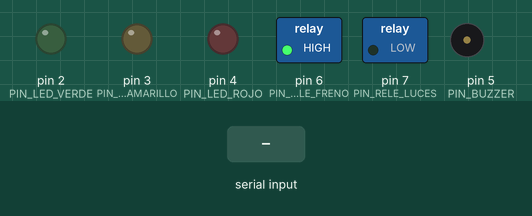
The sketch below on a simulated Arduino Uno, built with avr-gcc and run on an emulated ATmega328P. Parts: switched loads named in the sketch (green lamp = pin HIGH), output pins drawn as LEDs (lit = HIGH), buzzer (waves = sounding). The test bench sets the inputs (shaded band).

Above: at 1.8 s.
1.9 s: "WARNING" received over Serial
At 2.05 s:
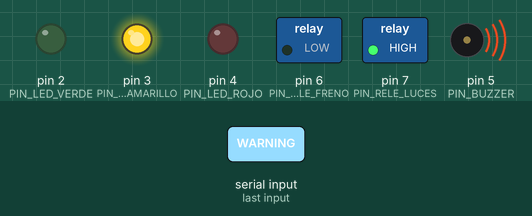
4.9 s: "EMERGENCY" received over Serial
At 6.1 s:
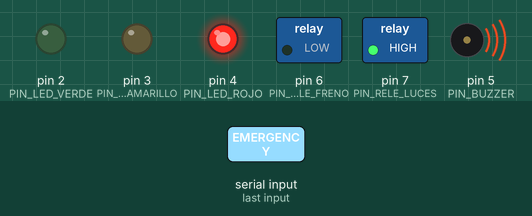
6.4 s: "f" received over Serial
At 7.3 s:
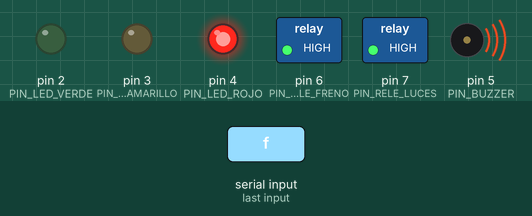
7.9 s: "i" received over Serial
At 8.4 s:
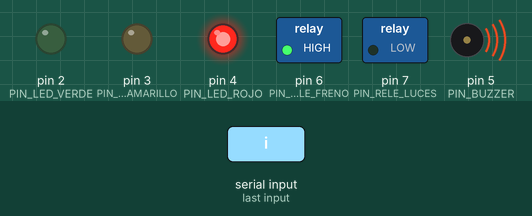
9.4 s: "F" received over Serial
At 10.6 s:
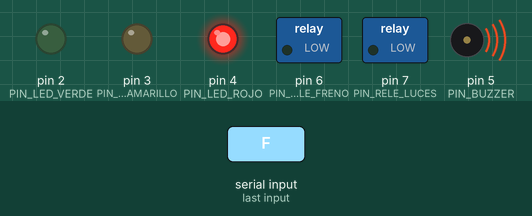
10.9 s: "W" received over Serial
At 11.05 s:
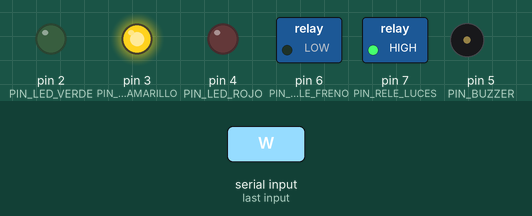
Timing chart, 0 to 14.9 s (numbered marks = the images above; inputs shaded):
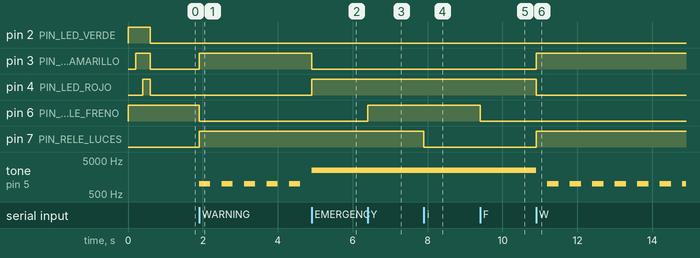

The sketch:

arduino_buzzer_leds.ino
```cpp
/**
 * PEVICO - Sistema de Actuadores Físicos (Arduino)
 *
 * Este programa escucha las señales seriales enviadas por el script de Python:
 *   - 'S' : Estado Seguro (Enciende Led Verde, apaga bocina)
 *   - 'W' : Precaución (Enciende Led Amarillo/Azul, hace sonar bocina de forma intermitente)
 *   - 'E' : Emergencia (Enciende Led Rojo, hace sonar bocina continuamente)
 *   - 'F' o 'I' : Activa frenado de emergencia / luces intermitentes físicas
 *   - 'f' o 'i' : Libera frenado / apaga luces intermitentes
 */

// --- CONFIGURACIÓN DE PINES ---
const int PIN_LED_VERDE     = 2;  // Conducir Seguro (SAFE)
const int PIN_LED_AMARILLO  = 3;  // Precaución / Distracción (WARNING)
const int PIN_LED_ROJO      = 4;  // Sueño / Alerta Crítica (EMERGENCY)
const int PIN_BUZZER        = 5;  // Zumbador / Altavoz pequeño
const int PIN_RELE_FRENO    = 6;  // Opcional: Relevador para motor o freno
const int PIN_RELE_LUCES    = 7;  // Relevador para luces intermitentes físicas

// Variables de estado
char comando;
unsigned long ultimoParpadeo = 0;
bool estadoIntermitente = false;
String estadoActual = "SAFE";

void setup() {
  // Configurar los pines como salida
  pinMode(PIN_LED_VERDE, OUTPUT);
  pinMode(PIN_LED_AMARILLO, OUTPUT);
  pinMode(PIN_LED_ROJO, OUTPUT);
  pinMode(PIN_BUZZER, OUTPUT);
  pinMode(PIN_RELE_FRENO, OUTPUT);
  pinMode(PIN_RELE_LUCES, OUTPUT);

  // Inicializar pines en apagado
  digitalWrite(PIN_LED_VERDE, LOW);
  digitalWrite(PIN_LED_AMARILLO, LOW);
  digitalWrite(PIN_LED_ROJO, LOW);
  digitalWrite(PIN_BUZZER, LOW);

  // El Relé 1 (Freno) es Active-Low -> HIGH significa apagado (desactivado)
  digitalWrite(PIN_RELE_FRENO, HIGH);
  // El Relé 2 (Luces) es Active-High -> LOW significa apagado (desactivado)
  digitalWrite(PIN_RELE_LUCES, LOW);

  // Iniciar la comunicación serial a 9600 baudios (coincide con config.py)
  Serial.begin(9600);

  // Pequeño parpadeo inicial de prueba de LEDs para confirmar que todo sirve
  digitalWrite(PIN_LED_VERDE, HIGH);
  delay(200);
  digitalWrite(PIN_LED_AMARILLO, HIGH);
  delay(200);
  digitalWrite(PIN_LED_ROJO, HIGH);
  delay(200);

  // Apagar todos
  digitalWrite(PIN_LED_VERDE, LOW);
  digitalWrite(PIN_LED_AMARILLO, LOW);
  digitalWrite(PIN_LED_ROJO, LOW);
}

void loop() {
  // 1. Escuchar el puerto Serial
  if (Serial.available() > 0) {
    comando = Serial.read();

    switch (comando) {
      case 'S': // ESTADO SEGURO
        estadoActual = "SAFE";
        digitalWrite(PIN_LED_VERDE, HIGH);
        digitalWrite(PIN_LED_AMARILLO, LOW);
        digitalWrite(PIN_LED_ROJO, LOW);
        noTone(PIN_BUZZER);
        digitalWrite(PIN_BUZZER, LOW);

        // Apagar relés (Freno es Active-Low -> HIGH | Luces es Active-High -> LOW)
        digitalWrite(PIN_RELE_FRENO, HIGH);
        digitalWrite(PIN_RELE_LUCES, LOW);
        break;

      case 'W': // ADVERTENCIA (Bostezo / Distracción leve)
        estadoActual = "WARNING";
        digitalWrite(PIN_LED_VERDE, LOW);
        digitalWrite(PIN_LED_AMARILLO, HIGH);
        digitalWrite(PIN_LED_ROJO, LOW);

        // Encender relés (Freno es Active-Low -> LOW | Luces es Active-High -> HIGH)
        digitalWrite(PIN_RELE_FRENO, LOW);
        digitalWrite(PIN_RELE_LUCES, HIGH);
        break;

      case 'E': // EMERGENCIA (Microsueño / Cabeceo / Teléfono)
        estadoActual = "EMERGENCY";
        digitalWrite(PIN_LED_VERDE, LOW);
        digitalWrite(PIN_LED_AMARILLO, LOW);
        digitalWrite(PIN_LED_ROJO, HIGH);

        // Encender relés (Freno es Active-Low -> LOW | Luces es Active-High -> HIGH)
        digitalWrite(PIN_RELE_FRENO, LOW);
        digitalWrite(PIN_RELE_LUCES, HIGH);
        break;

      case 'F': // Control directo manual: Frenado de Emergencia activado
        digitalWrite(PIN_RELE_FRENO, LOW);
        break;

      case 'f': // Control directo manual: Frenado liberado
        digitalWrite(PIN_RELE_FRENO, HIGH);
        break;

      case 'I': // Control directo manual: Luces intermitentes activadas (Active-High -> HIGH)
        digitalWrite(PIN_RELE_LUCES, HIGH);
        break;

      case 'i': // Control directo manual: Luces intermitentes desactivadas (Active-High -> LOW)
        digitalWrite(PIN_RELE_LUCES, LOW);
        break;
    }
  }

  // 2. Controlar la alarma sonora (Buzzer) según el estado
  if (estadoActual == "WARNING") {
    // Sonido intermitente (Pita cada 300 ms)
    unsigned long tiempoActual = millis();
    if (tiempoActual - ultimoParpadeo >= 300) {
      ultimoParpadeo = tiempoActual;
      estadoIntermitente = !estadoIntermitente;

      if (estadoIntermitente) {
        tone(PIN_BUZZER, 1000); // Tono de 1000 Hz
      } else {
        noTone(PIN_BUZZER);
      }
    }
  }
  else if (estadoActual == "EMERGENCY") {
    // Sonido continuo y molesto para despertar al conductor
    tone(PIN_BUZZER, 2500); // Tono agudo y fuerte de 2500 Hz
  }
  else {
    // Estado SAFE: Silencio total
    noTone(PIN_BUZZER);
  }
}
```

Measured:
- after the input at 1.9 s, pin 3 (PIN_LED_AMARILLO), pin 7 (PIN_RELE_LUCES): LOW → HIGH at once; pin 6 (PIN_RELE_FRENO): HIGH → LOW at once; tone on pin 5 (PIN_BUZZER): alternates 1000 Hz for 0.30 s and silent for 0.30 s, starting at once
- after the input at 4.9 s, pin 3 (PIN_LED_AMARILLO): HIGH → LOW at once; pin 4 (PIN_LED_ROJO): LOW → HIGH at once
- after the input at 6.4 s, pin 6 (PIN_RELE_FRENO): LOW → HIGH at once
- after the input at 7.9 s, pin 7 (PIN_RELE_LUCES): HIGH → LOW at once
- after the input at 9.4 s, pin 6 (PIN_RELE_FRENO): HIGH → LOW at once
- after the input at 10.9 s, pin 3 (PIN_LED_AMARILLO), pin 7 (PIN_RELE_LUCES): LOW → HIGH at once; pin 4 (PIN_LED_ROJO): HIGH → LOW at once; tone on pin 5 (PIN_BUZZER): alternates 1000 Hz for 0.30 s and silent for 0.30 s, starting at once
